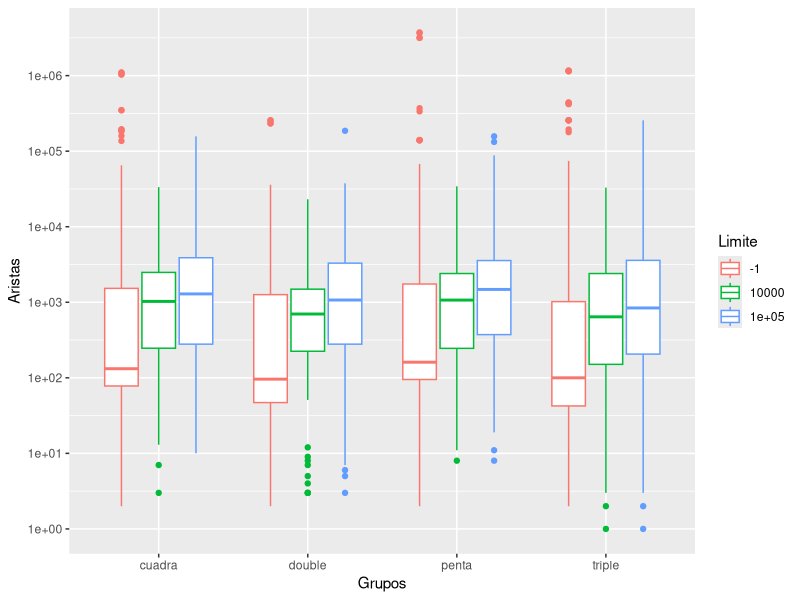

Write R code to recreate this figure.
## ---- chunk 1
library(ggplot2)
## ---- chunk 2
tiemposBusquedaCamino <- read.csv("datos/TPF_OptMem.csv", sep = ";")
tiemposBusquedaCamino_10000 <- read.csv("datos/TPF_OptMem_10000.csv", sep = ";")
tiemposBusquedaCamino_100000 <- read.csv("datos/TPF_OptMem_100000.csv", sep = ";")
## ---- chunk 3
tiemposBusquedaCamino$Limite = -1
all_data = rbind(tiemposBusquedaCamino,tiemposBusquedaCamino_100000,tiemposBusquedaCamino_10000)
all_data$Limite = as.character(all_data$Limite) 
## ---- chunk 4
ggplot(all_data, aes(x=Grupos, y=Aristas,color = Limite)) + 
  geom_boxplot() + 
  #facet_grid(vars(Limite))  + 
  scale_y_continuous(trans='log10', breaks = c(10^0,10^1,10^2,10^3,10^4,10^5,10^6,10^7,10^8))

